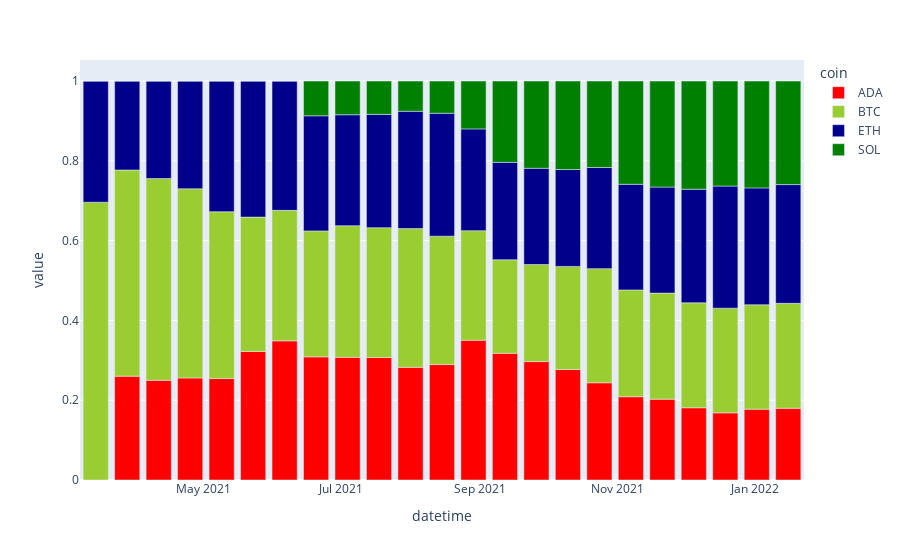

Source (notebook cell):
### Code cell
data_grouped_weekly_normalized_new = data_grouped_weekly_normalized.fillna(0).div(data_grouped_weekly_normalized.fillna(0).sum(axis=1),
                                             axis=0)
fig = px.bar(data_grouped_weekly_normalized_new, 
             barmode='relative',
             color_discrete_map={
        'BTC': 'yellowgreen',
        'ETH': 'darkblue',
        'ADA': 'red',
        'SOL': 'green'
    })
fig.show()

### Figure 1 — Plotly figure (JSON) as saved in the notebook; plotly's stock layout.template omitted (floating-point values rounded to 4 significant figures)
{"data": [{"alignmentgroup": "True", "hovertemplate": "coin=ADA<br>datetime=%{x}<br>value=%{y}<extra></extra>", "legendgroup": "ADA", "marker": {"color": "red", "pattern": {"shape": ""}}, "name": "ADA", "offsetgroup": "ADA", "orientation": "v", "showlegend": true, "textposition": "auto", "type": "bar", "x": ["2021-03-14T00:00:00", "2021-03-28T00:00:00", "2021-04-11T00:00:00", "2021-04-25T00:00:00", "2021-05-09T00:00:00", "2021-05-23T00:00:00", "2021-06-06T00:00:00", "2021-06-20T00:00:00", "2021-07-04T00:00:00", "2021-07-18T00:00:00", "2021-08-01T00:00:00", "2021-08-15T00:00:00", "2021-08-29T00:00:00", "2021-09-12T00:00:00", "2021-09-26T00:00:00", "2021-10-10T00:00:00", "2021-10-24T00:00:00", "2021-11-07T00:00:00", "2021-11-21T00:00:00", "2021-12-05T00:00:00", "2021-12-19T00:00:00", "2022-01-02T00:00:00", "2022-01-16T00:00:00"], "xaxis": "x", "y": [0, 0.2603, 0.25, 0.2558, 0.2543, 0.3222, 0.3487, 0.3087, 0.3077, 0.3069, 0.2824, 0.2893, 0.3504, 0.3175, 0.2967, 0.2769, 0.2437, 0.2087, 0.2027, 0.1811, 0.1683, 0.1776, 0.1798], "yaxis": "y"}, {"alignmentgroup": "True", "hovertemplate": "coin=BTC<br>datetime=%{x}<br>value=%{y}<extra></extra>", "legendgroup": "BTC", "marker": {"color": "yellowgreen", "pattern": {"shape": ""}}, "name": "BTC", "offsetgroup": "BTC", "orientation": "v", "showlegend": true, "textposition": "auto", "type": "bar", "x": ["2021-03-14T00:00:00", "2021-03-28T00:00:00", "2021-04-11T00:00:00", "2021-04-25T00:00:00", "2021-05-09T00:00:00", "2021-05-23T00:00:00", "2021-06-06T00:00:00", "2021-06-20T00:00:00", "2021-07-04T00:00:00", "2021-07-18T00:00:00", "2021-08-01T00:00:00", "2021-08-15T00:00:00", "2021-08-29T00:00:00", "2021-09-12T00:00:00", "2021-09-26T00:00:00", "2021-10-10T00:00:00", "2021-10-24T00:00:00", "2021-11-07T00:00:00", "2021-11-21T00:00:00", "2021-12-05T00:00:00", "2021-12-19T00:00:00", "2022-01-02T00:00:00", "2022-01-16T00:00:00"], "xaxis": "x", "y": [0.6961, 0.5167, 0.5055, 0.4742, 0.418, 0.3367, 0.3271, 0.3157, 0.3297, 0.3254, 0.3477, 0.3218, 0.2745, 0.2345, 0.2434, 0.2584, 0.2861, 0.2676, 0.2658, 0.263, 0.2623, 0.2616, 0.2631], "yaxis": "y"}, {"alignmentgroup": "True", "hovertemplate": "coin=ETH<br>datetime=%{x}<br>value=%{y}<extra></extra>", "legendgroup": "ETH", "marker": {"color": "darkblue", "pattern": {"shape": ""}}, "name": "ETH", "offsetgroup": "ETH", "orientation": "v", "showlegend": true, "textposition": "auto", "type": "bar", "x": ["2021-03-14T00:00:00", "2021-03-28T00:00:00", "2021-04-11T00:00:00", "2021-04-25T00:00:00", "2021-05-09T00:00:00", "2021-05-23T00:00:00", "2021-06-06T00:00:00", "2021-06-20T00:00:00", "2021-07-04T00:00:00", "2021-07-18T00:00:00", "2021-08-01T00:00:00", "2021-08-15T00:00:00", "2021-08-29T00:00:00", "2021-09-12T00:00:00", "2021-09-26T00:00:00", "2021-10-10T00:00:00", "2021-10-24T00:00:00", "2021-11-07T00:00:00", "2021-11-21T00:00:00", "2021-12-05T00:00:00", "2021-12-19T00:00:00", "2022-01-02T00:00:00", "2022-01-16T00:00:00"], "xaxis": "x", "y": [0.3039, 0.2231, 0.2445, 0.2701, 0.3276, 0.3411, 0.3242, 0.2885, 0.2781, 0.2839, 0.294, 0.3081, 0.2551, 0.2441, 0.2412, 0.2429, 0.2534, 0.2648, 0.2658, 0.2848, 0.306, 0.2929, 0.2975], "yaxis": "y"}, {"alignmentgroup": "True", "hovertemplate": "coin=SOL<br>datetime=%{x}<br>value=%{y}<extra></extra>", "legendgroup": "SOL", "marker": {"color": "green", "pattern": {"shape": ""}}, "name": "SOL", "offsetgroup": "SOL", "orientation": "v", "showlegend": true, "textposition": "auto", "type": "bar", "x": ["2021-03-14T00:00:00", "2021-03-28T00:00:00", "2021-04-11T00:00:00", "2021-04-25T00:00:00", "2021-05-09T00:00:00", "2021-05-23T00:00:00", "2021-06-06T00:00:00", "2021-06-20T00:00:00", "2021-07-04T00:00:00", "2021-07-18T00:00:00", "2021-08-01T00:00:00", "2021-08-15T00:00:00", "2021-08-29T00:00:00", "2021-09-12T00:00:00", "2021-09-26T00:00:00", "2021-10-10T00:00:00", "2021-10-24T00:00:00", "2021-11-07T00:00:00", "2021-11-21T00:00:00", "2021-12-05T00:00:00", "2021-12-19T00:00:00", "2022-01-02T00:00:00", "2022-01-16T00:00:00"], "xaxis": "x", "y": [0, 0, 0, 0, 0, 0, 0, 0.08717, 0.08457, 0.08368, 0.07595, 0.08076, 0.12, 0.2039, 0.2187, 0.2218, 0.2168, 0.2589, 0.2658, 0.2712, 0.2633, 0.2679, 0.2596], "yaxis": "y"}], "layout": {"barmode": "relative", "legend": {"title": {"text": "coin"}, "tracegroupgap": 0}, "margin": {"t": 60}, "xaxis": {"anchor": "y", "domain": [0, 1], "title": {"text": "datetime"}}, "yaxis": {"anchor": "x", "domain": [0, 1], "title": {"text": "value"}}}}
